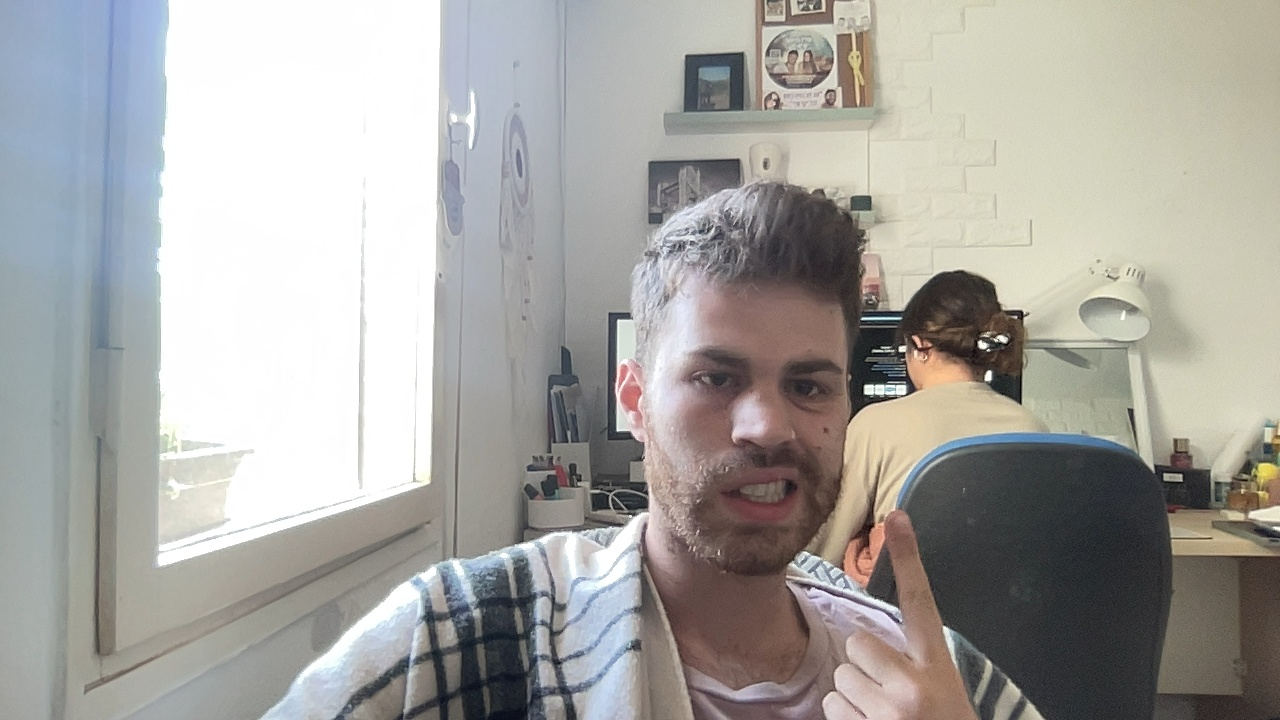
#> input picture Output/TargetFrame.jpg, 1280 x 720 px
$ python chek_dis.py
#> lines starting #> are read from the running program, lines starting #| are printed output that depends on the picture
import cv2
import numpy as np
import glob

# Define the chessboard size
chessboard_size = (7, 6)  # Number of inner corners per a chessboard row and column

# Define arrays to store object points and image points
obj_points = []
img_points = []

# Prepare the object points, like (0,0,0), (1,0,0), ..., (6,5,0)
objp = np.zeros((chessboard_size[0] * chessboard_size[1], 3), np.float32)
objp[:, :2] = np.mgrid[0:chessboard_size[0], 0:chessboard_size[1]].T.reshape(-1, 2)

# Load calibration images
images = glob.glob('Output/TargetFrame.jpg')

gray = None  # Initialize gray outside the loop

for image_file in images:
    img = cv2.imread(image_file)
#> img is the input picture: shape (720, 1280, 3); mean B, G, R 160.8, 164.9, 166.6
    gray = cv2.cvtColor(img, cv2.COLOR_BGR2GRAY)
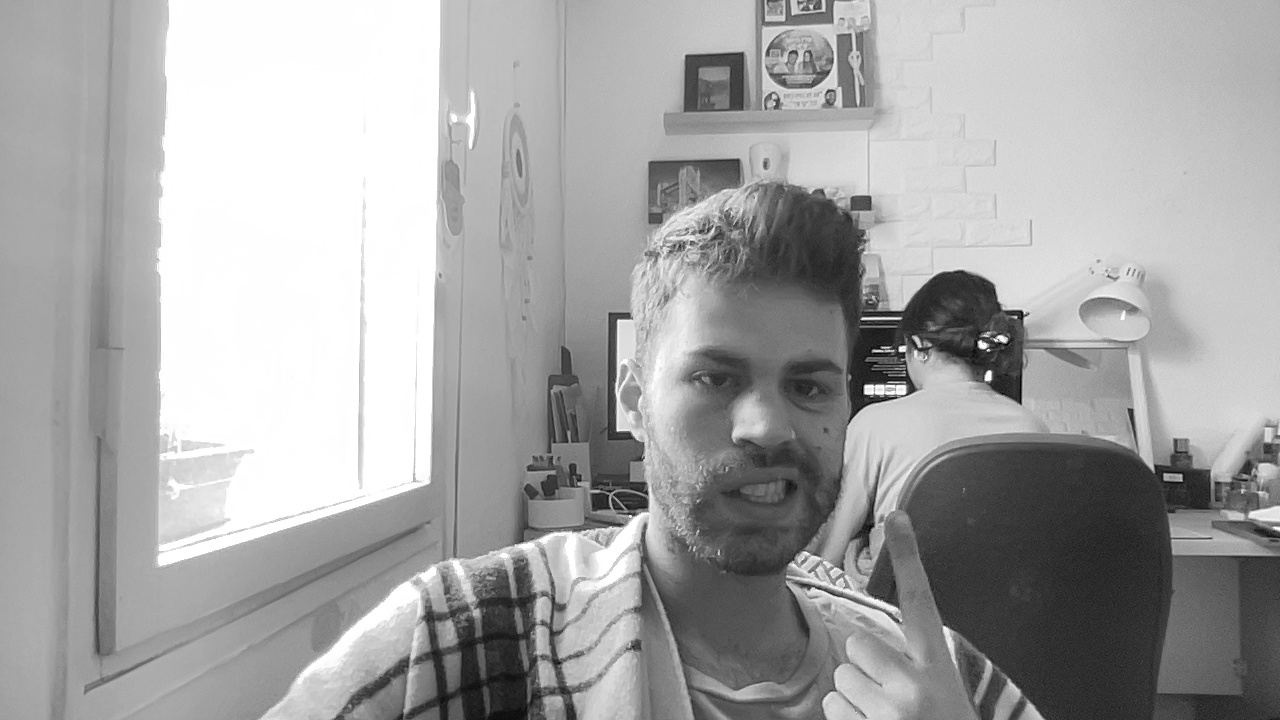
#> gray: shape (720, 1280); min 0, max 255, mean 165

    # Find the chessboard corners
    ret, corners = cv2.findChessboardCorners(gray, chessboard_size, None)
#> ret = False; corners = None

    if ret:
        img_points.append(corners)
        obj_points.append(objp)
        # Optional: Draw and display the corners
        cv2.drawChessboardCorners(img, chessboard_size, corners, ret)
        cv2.imshow('img', img)
        cv2.waitKey(500)

cv2.destroyAllWindows()

# Check if any valid images were found
if len(obj_points) > 0 and len(img_points) > 0:
    # Perform camera calibration
    ret, camera_matrix, dist_coeffs, rvecs, tvecs = cv2.calibrateCamera(obj_points, img_points, gray.shape[::-1], None,
                                                                        None)

    if ret:
        print("Camera Matrix:")
        print(camera_matrix)
        print("Distortion Coefficients:")
        print(dist_coeffs)
    else:
        print("Camera calibration failed")
else:
    print("No valid images found for calibration")
